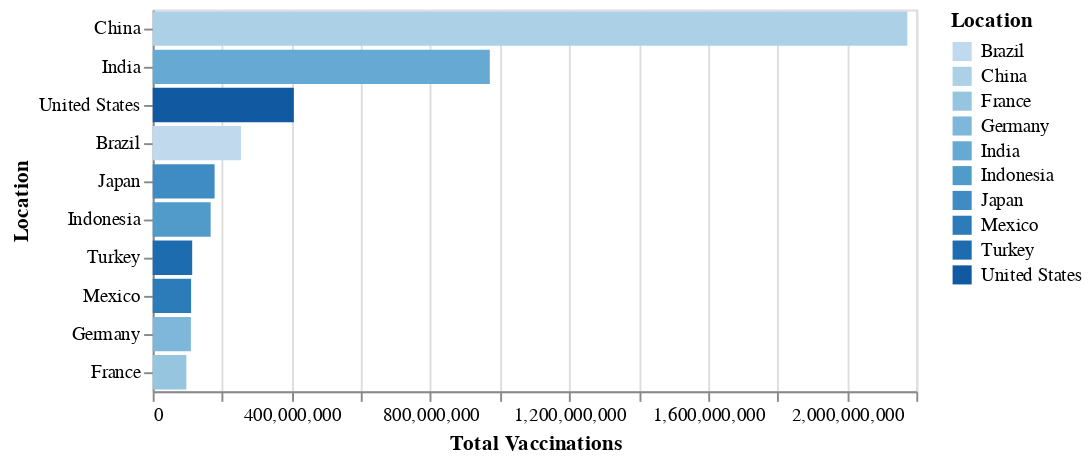

Notebook cell for this chart:
### Code cell
plots.plot_bars(top_10_vaccinations_by_countries, 'Total Vaccinations:Q', 'Location:O', plot_type = plots.PLOT_TYPES.FULLY_VACCINATED)

### Figure 1 — Vega-Lite specification as saved in the notebook (floating-point values rounded to 4 significant figures)
{"config": {"view": {"continuousWidth": 400, "continuousHeight": 300}}, "data": {"name": "data-232dc07093de13f0aa749a49f6795e89"}, "mark": "bar", "encoding": {"color": {"type": "ordinal", "field": "Location"}, "tooltip": [{"type": "nominal", "field": "Collection Date"}, {"type": "quantitative", "field": "Population"}, {"type": "nominal", "field": "Location"}, {"type": "quantitative", "field": "People Fully Vaccinated"}, {"type": "quantitative", "field": "Percentage Fully Vaccinated"}], "x": {"type": "quantitative", "field": "Total Vaccinations"}, "y": {"type": "ordinal", "field": "Location", "sort": null}}, "$schema": "https://vega.github.io/schema/vega-lite/v4.8.1.json", "datasets": {"data-232dc07093de13f0aa749a49f6795e89": [{"Location": "China", "Collection Date": "2021-09-18", "Total Vaccinations": 2174000000.0, "People Vaccinated": 1101000000.0, "People Fully Vaccinated": 1022000000.0, "Population": 1444000000.0, "Percentage Fully Vaccinated": 70.78}, {"Location": "India", "Collection Date": "2021-10-15", "Total Vaccinations": 971200000.0, "People Vaccinated": 693400000.0, "People Fully Vaccinated": 277700000.0, "Population": 1393000000.0, "Percentage Fully Vaccinated": 19.93}, {"Location": "United States", "Collection Date": "2021-10-15", "Total Vaccinations": 406600000.0, "People Vaccinated": 218300000.0, "People Fully Vaccinated": 188700000.0, "Population": 332900000.0, "Percentage Fully Vaccinated": 56.67}, {"Location": "Brazil", "Collection Date": "2021-10-15", "Total Vaccinations": 254500000.0, "People Vaccinated": 155500000.0, "People Fully Vaccinated": 103800000.0, "Population": 214000000.0, "Percentage Fully Vaccinated": 48.49}, {"Location": "Japan", "Collection Date": "2021-10-14", "Total Vaccinations": 178300000.0, "People Vaccinated": 94600000.0, "People Fully Vaccinated": 83660000.0, "Population": 126100000.0, "Percentage Fully Vaccinated": 66.37}, {"Location": "Indonesia", "Collection Date": "2021-10-15", "Total Vaccinations": 166900000.0, "People Vaccinated": 105500000.0, "People Fully Vaccinated": 61400000.0, "Population": 276400000.0, "Percentage Fully Vaccinated": 22.22}, {"Location": "Turkey", "Collection Date": "2021-10-15", "Total Vaccinations": 113700000.0, "People Vaccinated": 54800000.0, "People Fully Vaccinated": 47120000.0, "Population": 85040000.0, "Percentage Fully Vaccinated": 55.41}, {"Location": "Mexico", "Collection Date": "2021-10-14", "Total Vaccinations": 110600000.0, "People Vaccinated": 67960000.0, "People Fully Vaccinated": 50770000.0, "Population": 130300000.0, "Percentage Fully Vaccinated": 38.98}, {"Location": "Germany", "Collection Date": "2021-10-15", "Total Vaccinations": 109900000.0, "People Vaccinated": 57230000.0, "People Fully Vaccinated": 54660000.0, "Population": 83900000.0, "Percentage Fully Vaccinated": 65.15}, {"Location": "France", "Collection Date": "2021-10-14", "Total Vaccinations": 96920000.0, "People Vaccinated": 50780000.0, "People Fully Vaccinated": 45300000.0, "Population": 67560000.0, "Percentage Fully Vaccinated": 67.05}]}}
